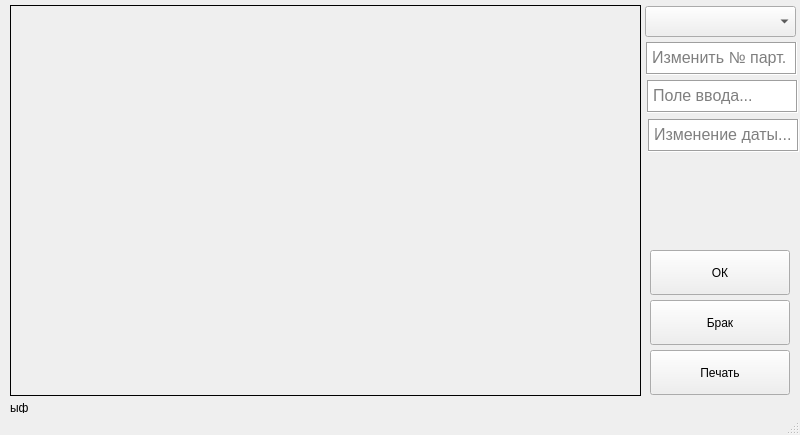
<?xml version="1.0" encoding="UTF-8"?>
<ui version="4.0">
 <class>MainWindow</class>
 <widget class="QMainWindow" name="MainWindow">
  <property name="geometry">
   <rect>
    <x>0</x>
    <y>0</y>
    <width>800</width>
    <height>435</height>
   </rect>
  </property>
  <property name="minimumSize">
   <size>
    <width>800</width>
    <height>435</height>
   </size>
  </property>
  <property name="maximumSize">
   <size>
    <width>800</width>
    <height>435</height>
   </size>
  </property>
  <property name="windowTitle">
   <string>Печать этикеток</string>
  </property>
  <property name="windowIcon">
   <iconset>
    <normaloff>../Печать2/Этиз.png</normaloff>../Печать2/Этиз.png</iconset>
  </property>
  <property name="styleSheet">
   <string notr="true"/>
  </property>
  <widget class="QWidget" name="centralwidget">
   <widget class="QLabel" name="label">
    <property name="geometry">
     <rect>
      <x>10</x>
      <y>5</y>
      <width>631</width>
      <height>391</height>
     </rect>
    </property>
    <property name="styleSheet">
     <string notr="true"/>
    </property>
    <property name="frameShape">
     <enum>QFrame::Box</enum>
    </property>
    <property name="text">
     <string/>
    </property>
   </widget>
   <widget class="QPushButton" name="print">
    <property name="geometry">
     <rect>
      <x>650</x>
      <y>350</y>
      <width>140</width>
      <height>45</height>
     </rect>
    </property>
    <property name="text">
     <string>Печать</string>
    </property>
   </widget>
   <widget class="QComboBox" name="comboBox">
    <property name="geometry">
     <rect>
      <x>645</x>
      <y>6</y>
      <width>151</width>
      <height>31</height>
     </rect>
    </property>
    <property name="font">
     <font>
      <pointsize>11</pointsize>
     </font>
    </property>
    <property name="styleSheet">
     <string notr="true">selection-background-color: rgb(222, 124, 2);</string>
    </property>
   </widget>
   <widget class="QTextEdit" name="edit_numb">
    <property name="geometry">
     <rect>
      <x>646</x>
      <y>42</y>
      <width>151</width>
      <height>33</height>
     </rect>
    </property>
    <property name="font">
     <font>
      <pointsize>12</pointsize>
     </font>
    </property>
    <property name="frameShape">
     <enum>QFrame::Box</enum>
    </property>
    <property name="placeholderText">
     <string>Изменить № парт.</string>
    </property>
   </widget>
   <widget class="QPushButton" name="btn_brak">
    <property name="geometry">
     <rect>
      <x>650</x>
      <y>300</y>
      <width>140</width>
      <height>45</height>
     </rect>
    </property>
    <property name="text">
     <string>Брак</string>
    </property>
   </widget>
   <widget class="QPushButton" name="save_par">
    <property name="geometry">
     <rect>
      <x>650</x>
      <y>250</y>
      <width>140</width>
      <height>45</height>
     </rect>
    </property>
    <property name="text">
     <string>ОК</string>
    </property>
   </widget>
   <widget class="QLabel" name="run_string">
    <property name="geometry">
     <rect>
      <x>10</x>
      <y>582</y>
      <width>781</width>
      <height>16</height>
     </rect>
    </property>
    <property name="text">
     <string/>
    </property>
   </widget>
   <widget class="QTextEdit" name="edit_text">
    <property name="geometry">
     <rect>
      <x>647</x>
      <y>80</y>
      <width>151</width>
      <height>33</height>
     </rect>
    </property>
    <property name="font">
     <font>
      <pointsize>12</pointsize>
     </font>
    </property>
    <property name="frameShape">
     <enum>QFrame::Box</enum>
    </property>
    <property name="placeholderText">
     <string>Поле ввода...</string>
    </property>
   </widget>
   <widget class="QTextEdit" name="edit_date">
    <property name="geometry">
     <rect>
      <x>648</x>
      <y>119</y>
      <width>151</width>
      <height>33</height>
     </rect>
    </property>
    <property name="font">
     <font>
      <pointsize>12</pointsize>
     </font>
    </property>
    <property name="frameShape">
     <enum>QFrame::Box</enum>
    </property>
    <property name="placeholderText">
     <string>Изменение даты...</string>
    </property>
   </widget>
   <widget class="QLabel" name="run_text">
    <property name="geometry">
     <rect>
      <x>10</x>
      <y>400</y>
      <width>781</width>
      <height>16</height>
     </rect>
    </property>
    <property name="text">
     <string>ыф</string>
    </property>
   </widget>
  </widget>
  <widget class="QStatusBar" name="statusbar"/>
 </widget>
 <resources/>
 <connections/>
</ui>
